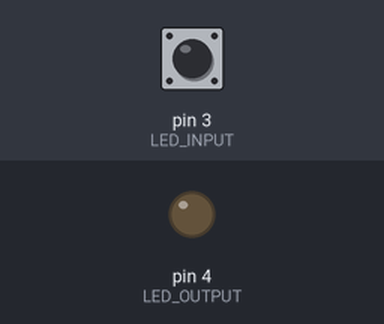
Simulated run of this sketch. Board: Arduino Uno, built with avr-gcc and run on an emulated ATmega328P. Parts: output pins drawn as LEDs (lit = HIGH). The test bench sets the inputs (shaded band); at power-on: pin 3 (LED_INPUT) HIGH.

Above: at 1.2 s.
1.3 s: pin 3 (LED_INPUT) pulled LOW for 0.15 s
At 1.42 s:
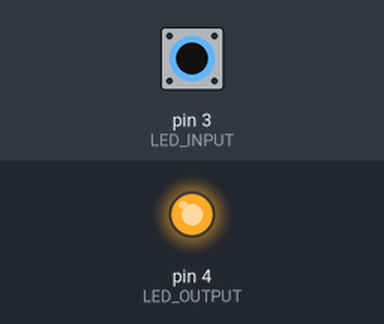
Timing chart, 0 to 4.3 s (numbered marks = the images above; inputs shaded):
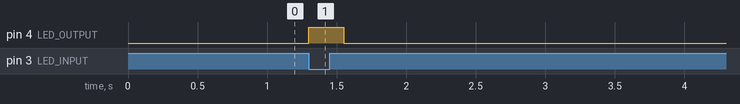

The sketch:

Counting.ino
```cpp
#define LED_OUTPUT 4
#define LED_INPUT 3

int counter = 0;

void setup() {
  pinMode(LED_OUTPUT, OUTPUT);
  pinMode(LED_INPUT, INPUT_PULLUP);

}

void loop() {
  if (digitalRead(LED_INPUT) == LOW) {
    counter++;
    displayNumber(counter);
    while (digitalRead(LED_INPUT) == LOW) {
      delay(1);
    }
  }

}

void displayNumber(int counter) {
  for (int i = 0; i < counter; i++) {
    digitalWrite(LED_OUTPUT, HIGH);
    delay(250);
    digitalWrite(LED_OUTPUT, LOW);
    delay(250);
  }
}
```

Measured:
- after the input at 1.3 s, pin 4 (LED_OUTPUT): LOW → HIGH at once, → LOW 0.25 s later
